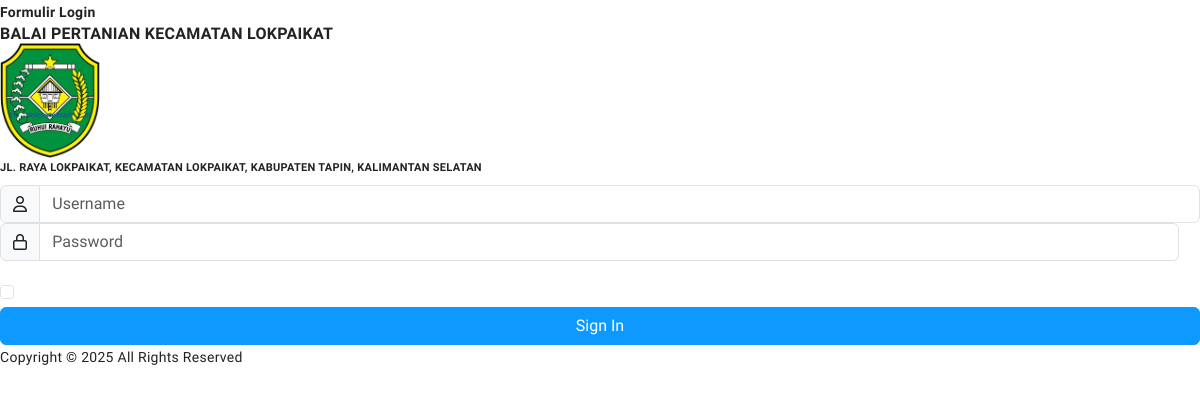
Before: /admin/login.php with the older database file.
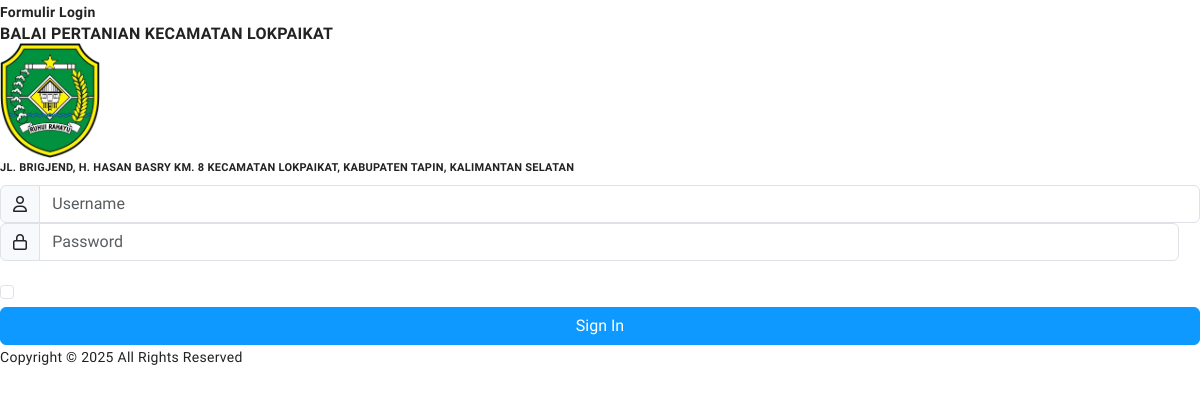
After: the same page with the newer database file.
### tables this page shows
CREATE TABLE `meta` (
  `id_meta` int(11) NOT NULL,
  `instansi` varchar(255) DEFAULT NULL,
  `telp` varchar(50) DEFAULT NULL,
  `email` varchar(255) DEFAULT NULL,
  `alamat` text DEFAULT NULL,
  `logo` varchar(255) DEFAULT NULL,
  `pimpinan` varchar(255) DEFAULT NULL,
  `singkat` varchar(50) NOT NULL
);

### admin/inc/koneksi.php (called while the page is built, shortened)
<?php
	$con = mysqli_connect("localhost","root","","db_ecom_tani");
?>
<?php $ambil_meta=$con->query("SELECT * FROM meta"); ?>
<?php $meta = $ambil_meta->fetch_assoc(); ?>

### admin/login.php (the view, shortened to what this page needs)
<?php
include 'inc/koneksi.php';
?>
<!DOCTYPE html>
<html lang="en">
<head>
    <link rel="stylesheet" href="assets/vendor/css/all.min.css">
    <link rel="stylesheet" href="assets/vendor/css/OverlayScrollbars.min.css">
    <link rel="stylesheet" href="assets/vendor/css/bootstrap.min.css">
    <link rel="stylesheet" href="assets/css/style.css">
    <link rel="stylesheet" id="primaryColor" href="assets/css/blue-color.css">
    <link rel="stylesheet" id="rtlStyle" href="#">
</head>
<body class="light-theme">
    <div class="main-content login-panel">
        <div class="login-body">
            <div class="top d-flex justify-content-between align-items-center">
                <div class="logo" align="justify">
                    <strong>Formulir Login</strong>
                </div>
            </div>
            <div class="bottom">
                <h4 class="panel-title" style="text-transform: uppercase;">
                    <b><?=$meta['instansi'] ?></b> <br>
                    <p style="font-size: 11px;">
                        <img src="images/<?= $meta['logo'] ?>" width="100" alt="admin"> <br>
                        <b><?=$meta['alamat'] ?></b>
                    </p>
                </h4>
                <form method="post" onsubmit="return validateForm();">
                    <div class="input-group mb-25">
                        <span class="input-group-text"><i class="fa-regular fa-user"></i></span>
                        <input type="text" class="form-control" placeholder="Username" name="username" required autofocus>
                    </div>
                    <div class="input-group mb-20">
                        <span class="input-group-text"><i class="fa-regular fa-lock"></i></span>
                        <input type="password" class="form-control rounded-end" placeholder="Password" name="password" required>
                        <a role="button" class="password-show"><i class="fa-duotone fa-eye"></i></a>
                    </div>
                    <div class="d-flex justify-content-between mb-25">
                        <div class="form-check">
                            <input class="form-check-input" type="checkbox" value="" id="loginCheckbox">
                            <label class="form-check-label text-white" for="loginCheckbox">
                            </label>
                        </div>
                    </div>
                    <input type="submit" name="login" value="Sign In" class="btn btn-primary w-100">
                </form>
            </div>
        </div>
        <?php include "footer.php" ?>
    </div>
</body>
</html>

Changed rows visible on the page:
changed meta "BALAI PERTANIAN KECAMATAN LOKPAIKAT": alamat "JL. RAYA LOKPAIKAT, KECAMATAN LOKPAIKAT, KABUPATEN TAPIN, KALIMANTAN SELATAN" → "JL. BRIGJEND, H. HASAN BASRY KM. 8 KECAMATAN LOKPAIKAT, KABUPATEN TAPIN, KALIMANTAN SELATAN"
